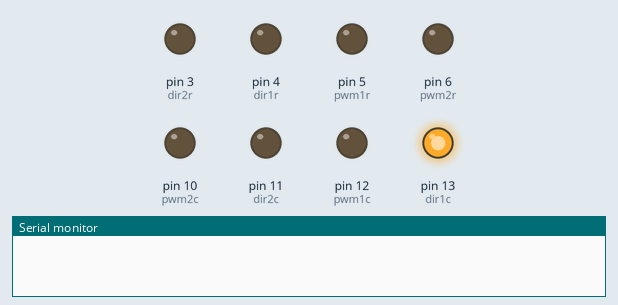
Bench run of a sketch on a simulated Arduino Uno, built with avr-gcc and run on an emulated ATmega328P. On the bench: output pins drawn as LEDs (lit = HIGH), the last lines printed to the serial monitor.

Above: at 0.1 s.
At 6.1 s:
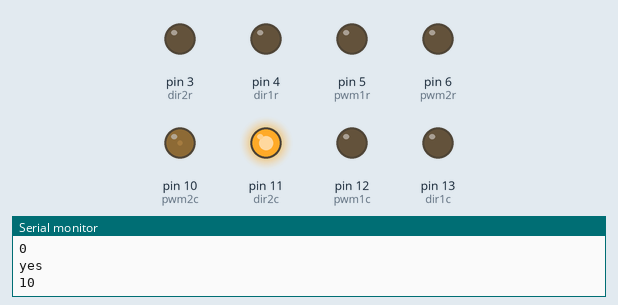
At 12.6 s:
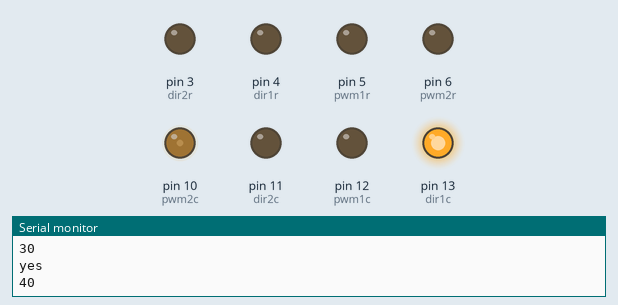
At 18.6 s:
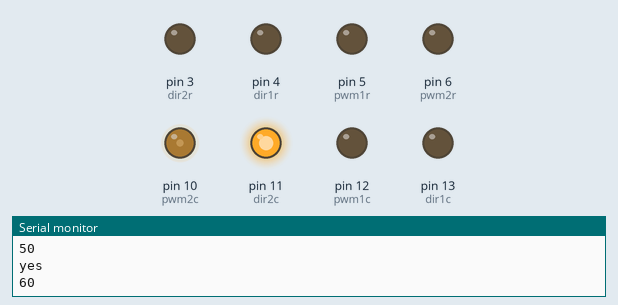
At 27.6 s:
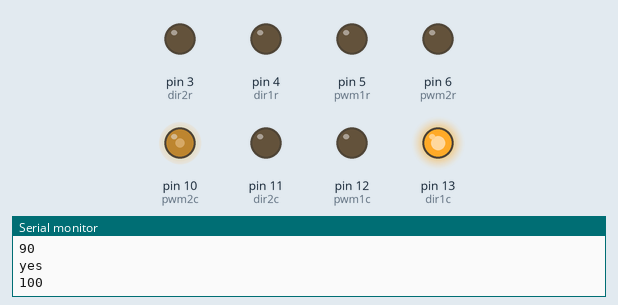
At 38.6 s:
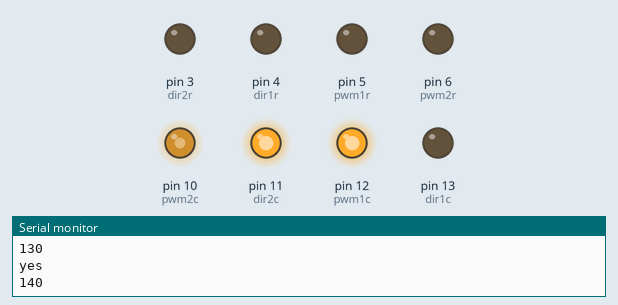
Timing chart, 0 to 40.0 s (numbered marks = the images above):
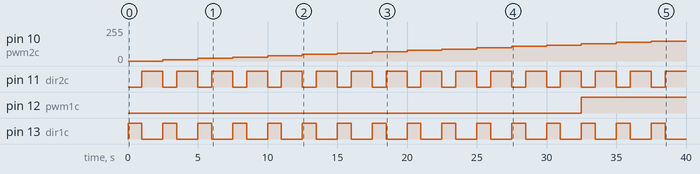

Measured:
- by itself, pin 10 (pwm2c): moves from 0/255 to 150/255 over 35.0 s
- by itself, pin 11 (dir2c): alternates HIGH for 1.5 s and LOW for 1.0 s
- by itself, pin 12 (pwm1c): LOW → HIGH at 32.5 s
- by itself, pin 13 (dir1c): alternates HIGH for 1.0 s and LOW for 1.5 s

The sketch:

TC.ino
```cpp
#define dir1c 13
#define pwm1c 12
#define dir2c 11
#define pwm2c 10

         //Raspberry
#define dir1r 4
#define pwm1r 5
#define dir2r 3
#define pwm2r 6
int i,p;

void setup()
{
  Serial.begin(115200);
  pinMode(pwm1r,OUTPUT);
  pinMode(pwm2r,OUTPUT);

  pinMode(dir1r,OUTPUT);
  pinMode(dir2r,OUTPUT);
  pinMode(pwm1c,OUTPUT);
  pinMode(pwm2c,OUTPUT);
  pinMode(dir1c,OUTPUT);
  pinMode(dir2c,OUTPUT);

  // put your setup code here, to run once:

}

void loop()
{
  for(i=0;i<=200;)
  {
           forward();
           delay(500);
           Serial.println("yes");
           Serial.println(i);
           i=i+10;
           p=i;
  }
  for(i=200;i>0;)
  {
           forward();
           delay(500);
           Serial.println("yes");
           Serial.println(i);
           i=i-10;
           p=i;
  }
  /*backward();
    delay(2000);
      Serial.println("yes");
    left();
      delay(2000);
        Serial.println("yes");
      right();
        delay(2000);
          Serial.println("yes");
        diagonallyL();
          delay(2000);
            Serial.println("yes");
          diagonallyR();
            delay(2000);
              Serial.println("yes");*/


}
  void forward()
  {
    /*analogWrite(pwm1r,100);
    analogWrite(pwm2r,100);

    digitalWrite(dir1r,HIGH);
    digitalWrite(dir2r,HIGH);*/
    analogWrite(pwm1c,p);
    analogWrite(pwm2c,p);
    digitalWrite(dir1c,HIGH);

    digitalWrite(dir2c,LOW);
    delay(1000);
     digitalWrite(dir1c,LOW);

    digitalWrite(dir2c,HIGH);
    delay(1000);
  }


  void backward()
  {
    analogWrite(pwm1r,70);
    analogWrite(pwm2r,70);
    analogWrite(pwm1c,70);
    analogWrite(pwm2c,70);
    digitalWrite(dir1r,HIGH);
    digitalWrite(dir2r,HIGH);
    digitalWrite(dir1c,HIGH);
    digitalWrite(dir2c,HIGH);
  }


  void diagonallyR()
  {
    analogWrite(pwm1r,0);
    analogWrite(pwm2r,70);
    analogWrite(pwm1c,70);
    analogWrite(pwm2c,0);
    digitalWrite(dir1r,HIGH);
    digitalWrite(dir2r,HIGH);
    digitalWrite(dir1c,HIGH);
    digitalWrite(dir2c,HIGH);
  }


  void diagonallyL()
  {
    analogWrite(pwm1r,70);
    analogWrite(pwm2r,0);
    analogWrite(pwm1c,0);
    analogWrite(pwm2c,70);
    digitalWrite(dir1r,HIGH);
    digitalWrite(dir2r,HIGH);
    digitalWrite(dir1c,HIGH);
    digitalWrite(dir2c,HIGH);
  }


  void right()
  {
    analogWrite(pwm1r,70);
    analogWrite(pwm2r,70);
    analogWrite(pwm1c,70);
    analogWrite(pwm2c,70);
    digitalWrite(dir1r,LOW);
    digitalWrite(dir2r,HIGH);
    digitalWrite(dir1c,HIGH);
    digitalWrite(dir2c,LOW);
  }


  void left()
  {
   analogWrite(pwm1r,70);
    analogWrite(pwm2r,70);
    analogWrite(pwm1c,70);
    analogWrite(pwm2c,70);
    digitalWrite(dir1r,HIGH);
    digitalWrite(dir2r,LOW);
    digitalWrite(dir1c,LOW);
    digitalWrite(dir2c,HIGH);
  }

  // put your main code here, to run repeatedly:
```
